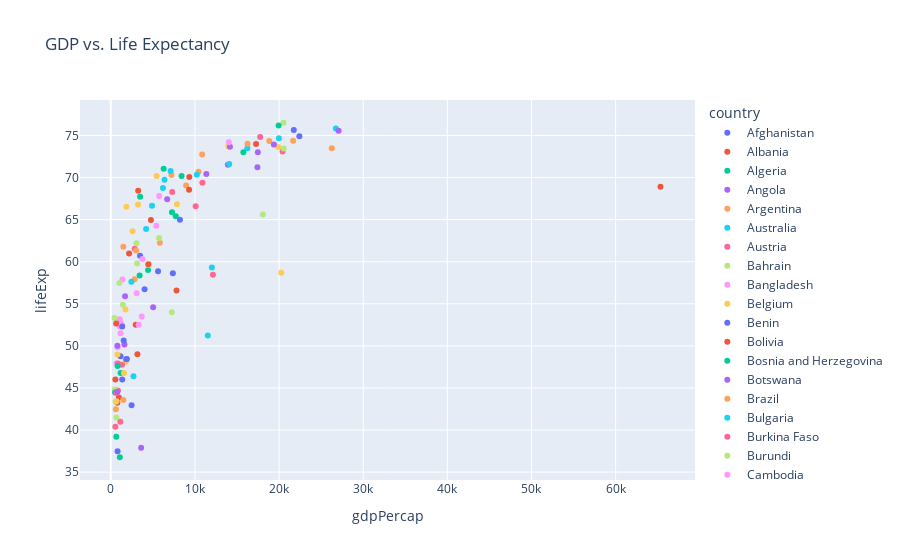

The notebook cell saved with this chart:
### Code cell
# scatter plot of GDP vs. Life Expectancy
fig = px.scatter(cw_gdp_and_exp, x='gdpPercap', y='lifeExp', color=cw_gdp_and_exp.index,title='GDP vs. Life Expectancy')
fig.show()
